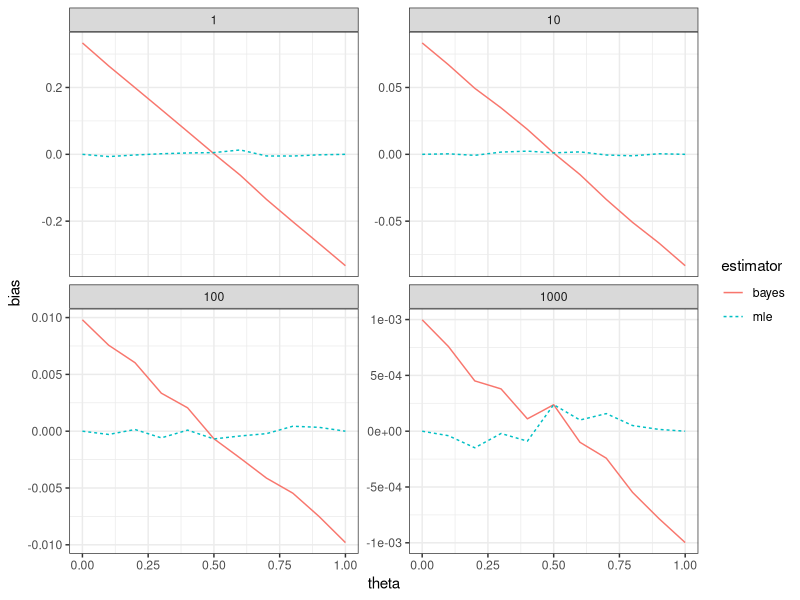
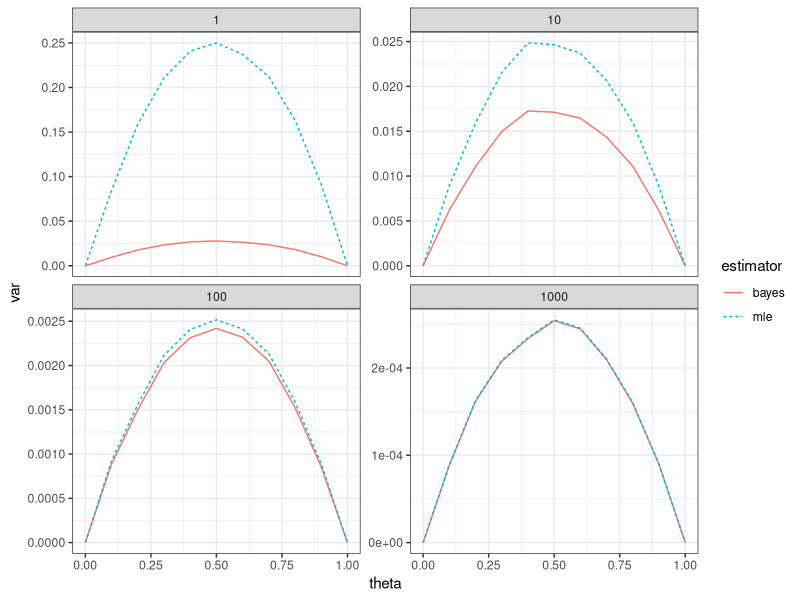
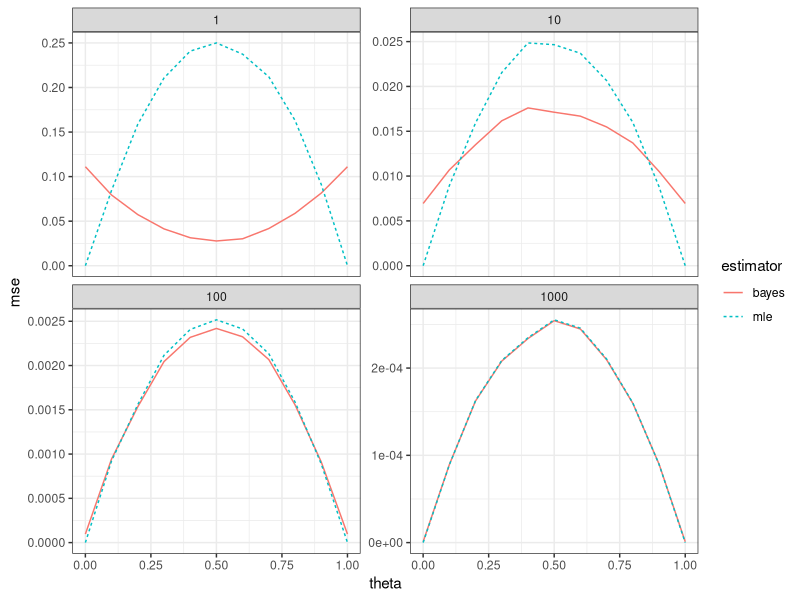
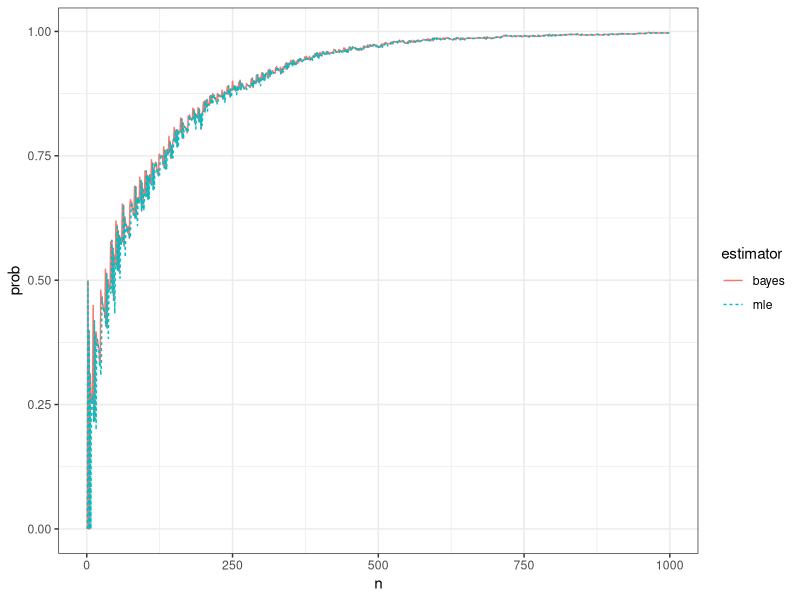
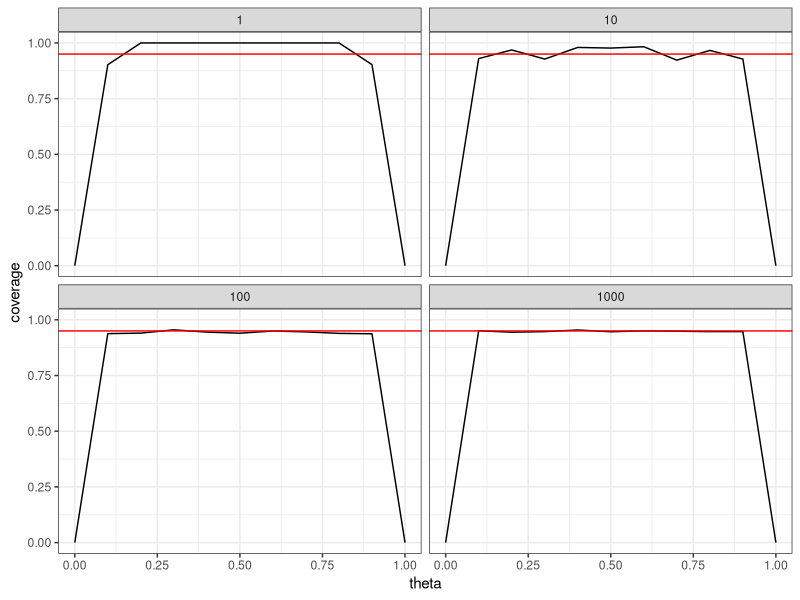
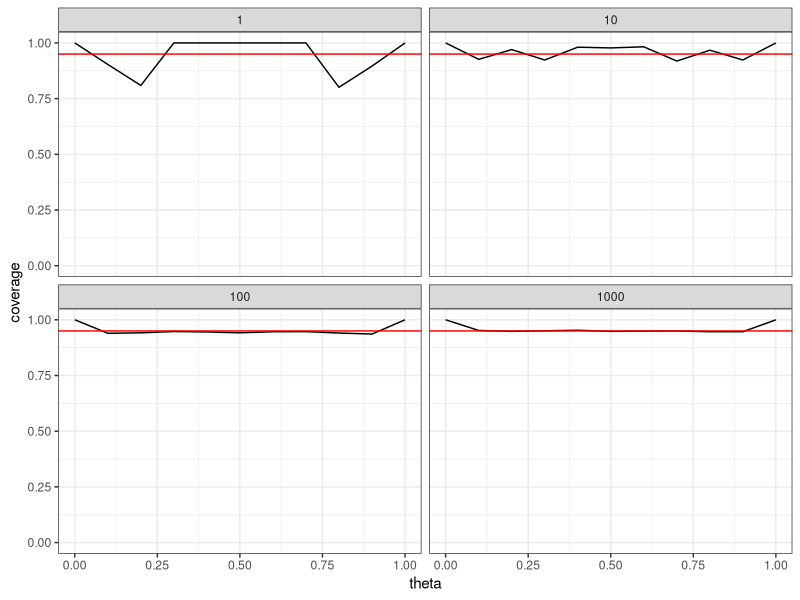

R code for these plots, in order:
# Author: Jarad Niemi
# Date:   2024-10-03
# Purpose: Evaluate bias, variance, mean squared error, and consistency of 
#          point estimators and coverage of interval estimators.
#-------------------------------------------------------------------------------


library("tidyverse")

set.seed(20190219)

n <- 22
y <- 15
(mle <- y/n)

a <- b <- 1
(bayes <- (a+y)/(a+b+n))

qbeta(c(.025,.975), a+y, b+n-y)



# Biomial model with
# n attempts and probability of success theta
n      <- 10
theta  <- 0.5

# Storage for estimators
n_reps <- 1e4
mle    <- numeric(n_reps)
bayes  <- numeric(n_reps)

# Simulate n_reps binomial random variables
# compute MLE and Bayes estimators
for (i in 1:n_reps) {
  y        <- rbinom(1, size = n, prob = theta)
  mle[i]   <- y/n
  bayes[i] <- (a + y) / (a + b + n)
}


mean(mle)  - theta # estimate of MLE bias
mean(bayes)- theta # estimate of Bayes bias

# Binomial bias with Monte Carlo uncertainty
mean(mle  ) + c(-1, 1) * qnorm(.975) * sd(mle  ) / sqrt(length(mle  )) - theta
mean(bayes) + c(-1, 1) * qnorm(.975) * sd(bayes) / sqrt(length(bayes)) - theta

# Succinct binomial Monte Carlo study
y     <- rbinom(n_reps, size = n, prob = theta)
mle   <- y / n
bayes <- (a + y) / (a + b + n)

# Calculate bias with Monte Carlo uncertainty
mean(mle  ) + c(-1, 1) *qnorm(.975) * sd(mle  ) / sqrt(length(mle  )) - theta
mean(bayes) + c(-1, 1) *qnorm(.975) * sd(bayes) / sqrt(length(bayes)) - theta



# Perform the bias calculation for different combinations
# of n and theta
settings <- expand.grid(n     = 10^(0:3),
                        theta = seq(0, 1, by = 0.1))

# A function to estimate the bias based on a data.frame x
# that contains a single row with two columns: n and theta
sim_function <- function(x) {
  y     <- rbinom(1e4, size = x$n, prob = x$theta)
  mle   <- y / x$n
  bayes <- (a + y) / (a + b + x$n)
  
  d <- data.frame(
    estimator = c("mle", "bayes"),
    bias      = c(mean(mle), mean(bayes)) - x$theta,
    var       = c(var( mle), var( bayes)))
  
  # d$se    <- sqrt(d$var / x$n)
  # d$lower <- d$bias-qnorm(.975)*d$se
  # d$upper <- d$bias+qnorm(.975)*d$se
  
  return(d)
}

# Run the simulation study
sim_study <- settings |>
  group_by(n, theta) |> # for each combination of n and theta
  do(sim_function(.))

# Plot estimated bias from the simulation study
ggplot(sim_study, 
       aes(
         x        = theta, 
         y        = bias,         # plotting bias
         color    = estimator,
         linetype = estimator)) +
  geom_line() +
  facet_wrap(~n, scales = "free_y") + 
  theme_bw()

# Plot estimated bias from the simulation study
ggplot(sim_study, 
       aes(
        x        = theta, 
        y        = var,          # plotting variance
        color    = estimator,
        linetype = estimator)) +
  geom_line() +
  facet_wrap(~n, scales = "free_y") + 
  theme_bw()

# Plot estimated mse from the simulation study
sim_study$mse <- sim_study$var + sim_study$bias^2

ggplot(sim_study, 
       aes(
        x        = theta, 
        y        = mse,          # plotting MSE
        color    = estimator,
        linetype = estimator)) +
  geom_line() +
  facet_wrap(~n, scales = "free_y") + 
  theme_bw()



theta <- 0.51
n_max <- 999

sim_function <- function(d) {
  # Simulate binomials
  x <- rbinom(n_max, size = 1, prob = theta)
  
  # Storage structure for estimators
  mle <- bayes <- numeric(n_max)
  
  # Compute estimators for all from 1 to n_max
  for (n in 1:n_max) {
    y        <- sum(x[1:n])
    mle[n]   <- y / n
    bayes[n] <- (a + y) / (a + b + n)
  }
  
  # Record results
  data.frame(n     = 1:n_max,
             mle   = mle,
             bayes = bayes)
}

# Repeat 1000 times
d <- data.frame(rep=1:1e3) |>
  group_by(rep) |>
  do(sim_function(.))

# Calculate probability
epsilon <- 0.05 # feel free to change this
sum <- d |> 
  gather(estimator, estimate, mle, bayes) |>
  group_by(n, estimator) |>
  summarize(prob = mean(abs(estimate - theta) < epsilon))

ggplot(sum, 
       aes(
        x        = n, 
        y        = prob, 
        color    = estimator, 
        linetype = estimator)) + 
  geom_line() +
  theme_bw() 



# Binomial parameters
n     <- 100
theta <- 0.5

# Simulate binomial random variables
n_reps <- 1e4
y      <- rbinom(n_reps, size = n, prob = theta)

# Calculate all endpoints
lower <- qbeta(.025, a + y, b + n - y)
upper <- qbeta(.975, a + y, b + n - y)

# Calculate coverage
mean( lower <= theta & theta <= upper )

# Monte Carlo uncertainty
p <- mean( lower <= theta & theta <= upper)

p + c(-1, 1) * qnorm(.975) * sqrt(p * (1 - p) / n_reps)



# Binomial coverage function
binomial_coverage_function <- function(d) {
  y     <- rbinom(1e4, size = d$n, prob = d$theta)
  
  # Calculate endpoints of credible intervals
  lower <- qbeta(.025, a + y, b + d$n - y)
  upper <- qbeta(.975, a + y, b + d$n - y)
  
  data.frame(coverage = mean( lower <= d$theta & d$theta <= upper))
}

sim_study <- expand.grid(n = 10^(0:3),
                        theta = seq(0,1,by=0.1)) |>
  group_by(n,theta) |>
  do(binomial_coverage_function(.))

# Binomial coverage plot
ggplot(sim_study, 
       aes(
         x = theta, 
         y = coverage)) +
  geom_line() +
  facet_wrap(~n) + 
  geom_hline(
    yintercept = 0.95, 
    color = "red") +
  ylim(0,1) + 
  theme_bw()

binomial_coverage_function_fixed <- function(d) {
  n <- d$n
  theta <- d$theta
  y     <- rbinom(1e4, size = n, prob = theta)
  mle   <- y/d$n
  bayes <- (a+y)/(a+b+n)
  
  lower <- qbeta(.025, a+y, b+n-y)
  upper <- qbeta(.975, a+y, b+n-y)
  
  # Fix intervals when y=0
  lower[y==0] <- 0
  upper[y==0] <- qbeta(.95, a+0, b+n)
  
  # Fix intervals when y=n
  upper[y==n] <- 1
  lower[y==n] <- qbeta(.05, a+n, b+0)
  
  data.frame(coverage = mean( lower <= theta & theta <= upper))
}

sim_study <- expand.grid(n = 10^(0:3),
                        theta = seq(0,1,by=0.1)) |>
  group_by(n,theta) |>
  do(binomial_coverage_function_fixed(.))

ggplot(sim_study, 
       aes(
         x = theta, 
         y = coverage)) +
  geom_line() +
  facet_wrap(~n) + 
  geom_hline(
    yintercept = 0.95, 
    color = "red") +
  ylim(0,1) + 
  theme_bw()
